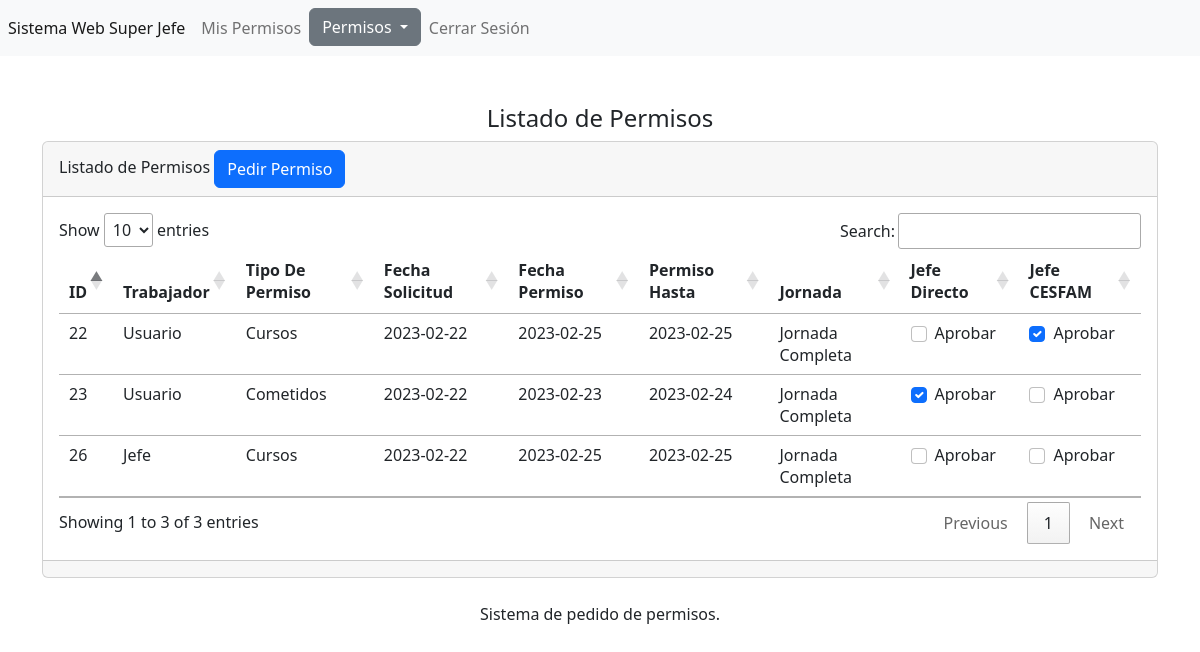
Before: /templates/super/secciones/permisos/index.php (signed in) with the older database file.
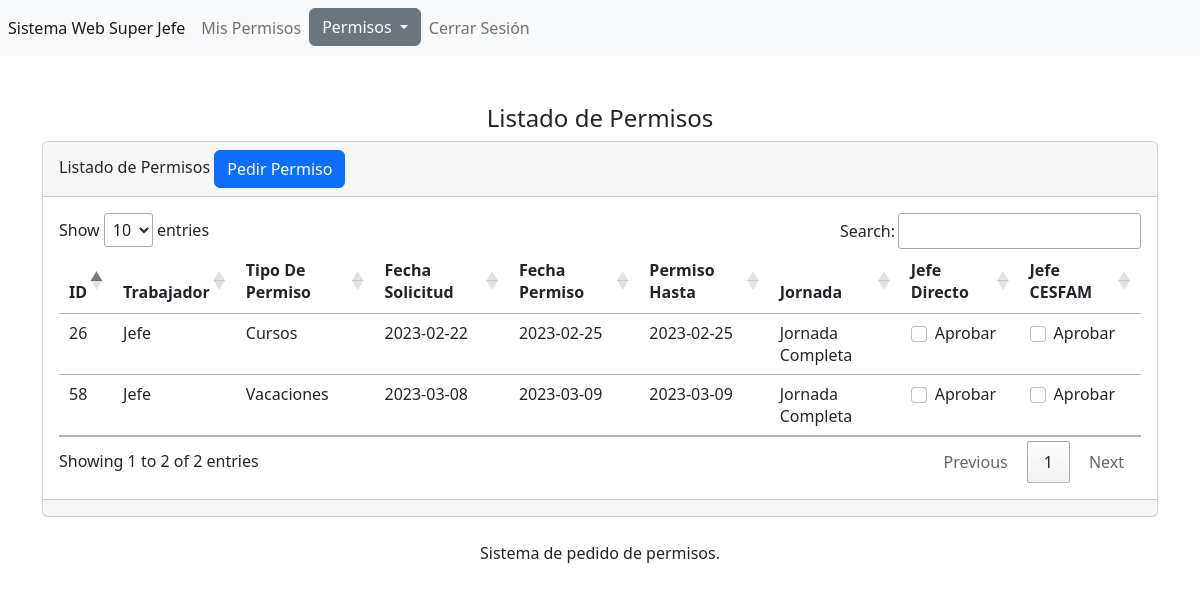
After: the same page with the newer database file.
### tables this page shows
CREATE TABLE `tbl_permisos` (
  `id` int(11) NOT NULL,
  `idempleado` int(11) NOT NULL,
  `idtipopermiso` int(11) NOT NULL,
  `fechasolicitud` date NOT NULL,
  `fechapermiso` date NOT NULL,
  `permisohasta` date NOT NULL,
  `jornada` int(11) NOT NULL,
  `jefedirecto` tinyint(1) NOT NULL,
  `jefecesfam` tinyint(1) NOT NULL,
  `rrhh` tinyint(1) NOT NULL,
  `estado_permiso` int(1) NOT NULL
);

CREATE TABLE `tbl_usuarios` (
  `id` int(11) NOT NULL,
  `usuario` varchar(255) NOT NULL,
  `password` varchar(255) NOT NULL,
  `correo` varchar(255) NOT NULL,
  `rut` int(11) NOT NULL,
  `dv` varchar(1) NOT NULL,
  `nombre` varchar(255) NOT NULL,
  `apellido_pat` varchar(255) NOT NULL,
  `apellido_mat` varchar(255) NOT NULL,
  `tipousuario` int(11) NOT NULL
);

CREATE TABLE `tbl_tipo_permiso` (
  `id` int(11) NOT NULL,
  `tipopermiso` varchar(255) NOT NULL
);

CREATE TABLE `tbl_jornada` (
  `id` int(11) NOT NULL,
  `tipojornada` varchar(255) NOT NULL
);

### templates/super/secciones/permisos/index.php (the view, shortened to what this page needs)
<?php   include("../../../../bd.php");
$sentencia=$conexion->prepare("
SELECT
    tbl_permisos.id as id,
    tu.nombre,
    tipopermiso,
    fechasolicitud,
    fechapermiso,
    permisohasta,
    tipojornada,
    jefedirecto,
    jefecesfam,
    rrhh
FROM tbl_permisos
         join tbl_tipo_permiso ttp on ttp.id = tbl_permisos.idtipopermiso
         join tbl_jornada tj on tj.id = tbl_permisos.jornada
join tbl_usuarios tu on tu.rut = tbl_permisos.idempleado
WHERE
jefedirecto=0 or jefecesfam=0;");
$sentencia->execute();
$lista_tbl_permisos=$sentencia->fetchALL(PDO::FETCH_ASSOC);
?>
<br><br>
<center><h4> Listado de Permisos </h4></center>
<div class="card">
    <div class="card-header">
        Listado de Permisos <a name="pedir" id="pedir" class="btn btn-primary" href="pedir.php" role="button">Pedir Permiso</a>
    </div>
    <div class="card-body">
<div class="table-responsive-sm">
    <table class="table" id="tabla_id">
        <thead>
            <tr>
                <th scope="col">ID</th>
                <th scope="col">Trabajador</th>
                <th scope="col">Tipo De Permiso</th>
                <th scope="col">Fecha Solicitud</th>
                <th scope="col">Fecha Permiso</th>
                <th scope="col">Permiso Hasta</th>
                <th scope="col">Jornada</th>
                <th scope="col">Jefe Directo</th>
                <th scope="col">Jefe CESFAM</th>
            </tr>
        </thead>
        <tbody>
        <?php foreach($lista_tbl_permisos as $registro){?>
            <tr class="">
                <td scope="row"><?php echo $registro['id']; ?></td>
                <td><?php echo $registro['nombre']; ?></td>
                <td><?php echo $registro['tipopermiso']; ?></td>
                <td><?php echo $registro['fechasolicitud']; ?></td>
                <td><?php echo $registro['fechapermiso']; ?></td>
                <td><?php echo $registro['permisohasta']; ?></td>
               <td> <?php echo $registro['tipojornada']; ?></td>
                <td>
                    <div class="form-check">
                     <input class="form-check-input check-jefedirecto" type="checkbox" id="jefedirecto" <?php echo $registro['jefedirecto'] ? 'checked' : '' ;?>  data-id="<?php echo $registro['id'];?>">
                    <label class="form-check-label" for="jefedirecto">
                     Aprobar
                     </label>
                    </div>
                </td>
                <td>
                <div class="form-check">
                <input class="form-check-input check-jefecesfam" type="checkbox" id="jefecesfam" <?php echo $registro['jefecesfam'] ? 'checked' : '' ;?>  data-id="<?php echo $registro['id'];?>">
                    <label class="form-check-label" for="jefecesfam">
                  Aprobar
                  </label>
                </div>
                </td>
            </tr>
            <?php } ?>
        </tbody>
    </table>
</div>
    </div>
    <div class="card-footer text-muted">
    </div>
</div>
<?php include("../../../../templates/footer.php"); ?>

Changed rows visible on the page:
no longer on this page (row edited): tbl_permisos: id "22", tbl_usuarios.nombre "Usuario", idtipopermiso.tipopermiso "Cursos", fechasolicitud "2023-02-22", fechapermiso "2023-02-25", permisohasta "2023-02-25", jornada.tipojornada "Jornada Completa", jefecesfam "☑"
no longer on this page (row edited): tbl_permisos: id "23", tbl_usuarios.nombre "Usuario", idtipopermiso.tipopermiso "Cometidos", fechasolicitud "2023-02-22", fechapermiso "2023-02-23", permisohasta "2023-02-24", jornada.tipojornada "Jornada Completa", jefedirecto "☑"
added tbl_permisos: id "58", tbl_usuarios.nombre "Jefe", idtipopermiso.tipopermiso "Vacaciones", fechasolicitud "2023-03-08", fechapermiso "2023-03-09", permisohasta "2023-03-09", jornada.tipojornada "Jornada Completa"
Other visible differences:
text written by a page script: "Show entries Search: Showing 1 to 3 of 3 entries Previous 1 Next" → "Show entries Search: Showing 1 to 2 of 2 entries Previous 1 Next"
